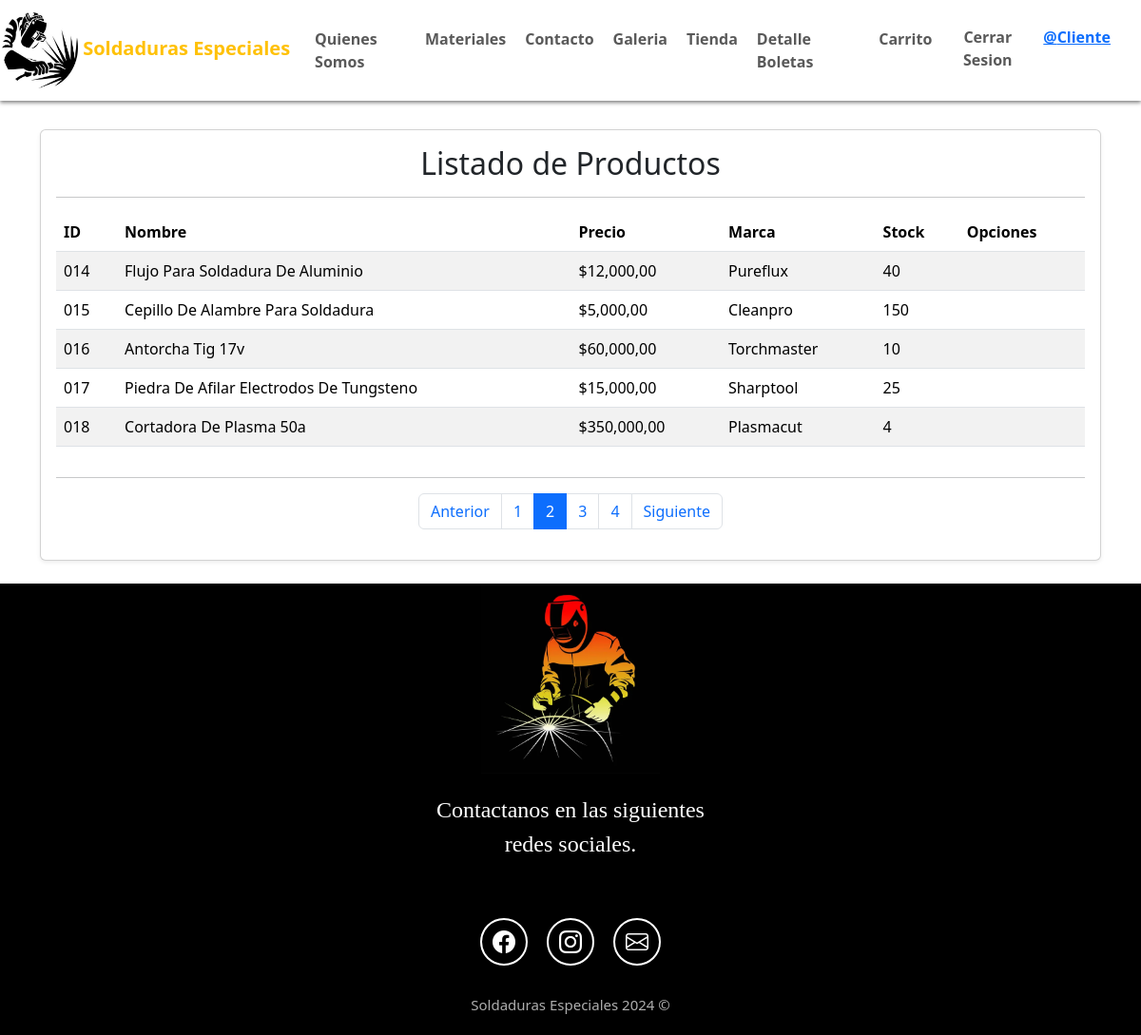
Screenshot of /listar-productos/?page=2 (signed in) with the database file from the repository.
### myapp/models.py (models this page shows, shortened)
class Producto(models.Model):
    codigo = models.CharField(max_length=100, unique=True)
    nombre = models.CharField(max_length=200)
    descripcion = models.TextField()
    marca = models.ForeignKey(Marca, on_delete=models.PROTECT, null=True, blank=True, default=None)
    imagen = models.ImageField(upload_to='productos', null=True)
    precio = models.IntegerField()
    stock = models.IntegerField()
    categoria = models.CharField(max_length=100)

class Marca(models.Model):
    nombre= models.CharField(max_length=50)
    def __str__(self):
        return self.nombre

### myapp/views.py (the view)
# urls.py: path('listar-productos/', views.listar_productos, name="listar_productos"),
@permission_required('myapp.view_producto')
def listar_productos(request):
    productos = Producto.objects.all().order_by('codigo')
    page = request.GET.get('page', 1)
    try:
        paginator = Paginator(productos, 5)
        productos = paginator.page(page)
    except:
        raise Http404
    data = {
        'entity': productos,
        'paginator': paginator
    }
    return render(request, 'myapp/listar.html', data)

### myapp/templates/myapp/listar.html (shortened to what this page needs)
{% extends 'myapp/base.html' %}
{% block content %}
{% load humanize %}
<div class="container my-4">
    <div class="card shadow-sm">
        <div class="card-body">
            <h2 class="text-center">Listado de Productos</h2>
            <hr>
            <div class="table-responsive">
                <table class="table table-hover table-striped">
                    <thead class="thead-dark">
                        <tr>
                            <th>ID</th>
                            <th>Nombre</th>
                            <th>Precio</th>
                            <th>Marca</th>
                            <th>Stock</th>
                            <th>Opciones</th>
                        </tr>
                    </thead>
                    <tbody>
                        {% for p in entity %}
                        <tr>
                            <td>{{ p.codigo }}</td>
                            <td>{{ p.nombre | title }}</td>
                            <td>${{ p.precio | floatformat:2 | intcomma }}</td>
                            <td>{{ p.marca | title }}</td>
                            <td>{{ p.stock }}</td>
                            <td>
                            </td>
                        </tr>
                        {% endfor %}
                    </tbody>
                </table>
            </div>
            <hr>
            <div>
                {% include 'myapp/paginator.html' %}
            </div>
        </div>
    </div>
</div>
{% endblock %}

### myapp/templates/myapp/base.html (shortened to what this page needs)
{% load static %}
<!DOCTYPE html>
<html lang="en">
<head>
    <link rel="stylesheet" href="{% static 'css/base.css' %}">
    <link href="https://cdn.jsdelivr.net/npm/bootstrap@5.3.3/dist/css/bootstrap.min.css" rel="stylesheet">
    <link rel="stylesheet" href="https://cdn.jsdelivr.net/npm/bootstrap-icons@1.11.3/font/bootstrap-icons.min.css">
</head>
<body>
    <header>
        <nav class="navbar navbar-expand-md navbar-light bg-succes">
            <div class="container-fluid" style="margin-left: -10px">
                <a class="navbar-brand" href="#">
                    <img src="{% static 'img/solda.jpg' %}" width="80px" height="80px">
                    <span class="text-warning">Soldaduras Especiales</span>
                </a>
                <div class="collapse navbar-collapse" id="menu" style="font-size: 1rem;">
                    <ul class="navbar-nav me-auto">
                        <li class="nav-item">
                            <a class="nav-link" href="{% url 'index' %}">Quienes Somos</a>
                        </li>
                        <li class="nav-item">
                            <a class="nav-link" href="{% url 'materiales' %}">Materiales</a>
                        </li>
                        <li class="nav-item">
                            <a class="nav-link" href="{% url 'contacto' %}">Contacto</a>
                        </li>
                        <li class="nav-item">
                            <a class="nav-link" href="{% url 'galeria' %}">Galeria</a>
                        </li>
                        <li class="nav-item">
                            <a class="nav-link" href="{% url 'tienda_productos' %}">Tienda</a>
                        </li>
                    </ul>
                    <ul class="navbar-nav ms-auto">
                        {% if user.is_authenticated %}
                            <li class="nav-item">
                                <a class="nav-link" href="{% url 'listar_ventas' %}">Detalle Boletas</a>
                            </li>
                            <li class="nav-item">
                                <a class="nav-link" href="{% url 'ver_carrito' %}">Carrito</a>
                            </li>
                            <li>
                                <form method="post" action="{% url 'logout' %}">
                                    <button type="submit" class="nav-link btn btn-link" style="padding: 0; border: none;">Cerrar Sesion</button>
                                </form>
                            </li>
                            <li>
                                <a href="{% url 'editar_perfil' %}">@{{ user.username }}</a>
                            </li>
                        {% endif %}
                    </ul>
                </div>
            </div>
        </nav>
    </header>
    <main>
        {% block content %}
        {% endblock %}
    </main>
    <footer class="oscuro d-flex flex-column align-items-center justify-content-center">
        <img src="{% static 'img/footer-logo.jpg' %}" class="footer-logo" alt="logo de footer">
        <p class="oscuro footer-texto text-center">Contactanos en las siguientes <br>redes sociales.</p>
        <div class="iconos-redes-sociales d-flex flex-wrap align-items-center justify-content-center">
            <a href="https://www.facebook.com/soldadurasespecialesmaipu" target="_blank" rel="noopener noreferrer">
                <i class="bi bi-facebook"></i>
            </a>
            <a href="https://www.instagram.com/soldadurasespeciales_maipu/" target="_blank" rel="noopener noreferrer">
                <i class="bi bi-instagram"></i>
            </a>
            <a href="mailto:Camilourra.1992@gmail.com" target="_blank" rel="noopener noreferrer">
                <i class="bi bi-envelope"></i>
            </a>
        </div>
        <div class="derechos">Soldaduras Especiales 2024 &#169;</div>
    </footer>
</body>
</html>

### myapp/static/css/base.css (style rules this page uses)
* { box-sizing: border-box; }
nav { position: fixed; width: 100%; box-shadow: 0 2px 4px 0 rgba(0,0,0,.5); margin-bottom: 30px; padding-bottom: 20px; }
body { font-family: 'Franklin Gothic Medium', 'Arial Narrow', Arial, sans-serif; margin: 0; }
h2 { font-size: 2.7em; }
p { font-size: 1.25em; }
ul { list-style: none; }
button { font-size: 1.5em; font-weight: bold; padding: 10px 20px; color: aliceblue; }
.oscuro { color: white; background-color: black; }
header { text-decoration: none; font-weight: bold; font-size: 1rem; }
#menu a { border-radius: 20px; padding: 2px 10px; }
.footer-logo { width: auto; height: 200px; display: flex; flex-wrap: wrap; }
.footer-texto { font-size: 1.5rem; padding: 20px; margin-bottom: 30px; font-family: 'Times New Roman', Times, serif; }
.iconos-redes-sociales a { width: 50px; height: 50px; display: flex; align-items: center; justify-content: center; padding: 2px; margin: 10px; border: 2px solid white; border-radius: 50%; transition: all 0.2s ease-in; }
.iconos-redes-sociales i { color: white; font-size: 1.5rem; transition: all 0.2s ease-in; }
.derechos { font-size: 15px; color: #aeaeae; padding: 20px; }

### rows the page displays
Producto: codigo "014", nombre "Flujo Para Soldadura De Aluminio", precio "12,000,00", marca "Pureflux", stock "40"
Producto: codigo "015", nombre "Cepillo De Alambre Para Soldadura", precio "5,000,00", marca "Cleanpro", stock "150"
Producto: codigo "016", nombre "Antorcha Tig 17v", precio "60,000,00", marca "Torchmaster", stock "10"
Producto: codigo "017", nombre "Piedra De Afilar Electrodos De Tungsteno", precio "15,000,00", marca "Sharptool", stock "25"
Producto: codigo "018", nombre "Cortadora De Plasma 50a", precio "350,000,00", marca "Plasmacut", stock "4"

### other values shown
{{ user.username }} "Cliente"
{{ page }} "1" "2" "3" "4"
